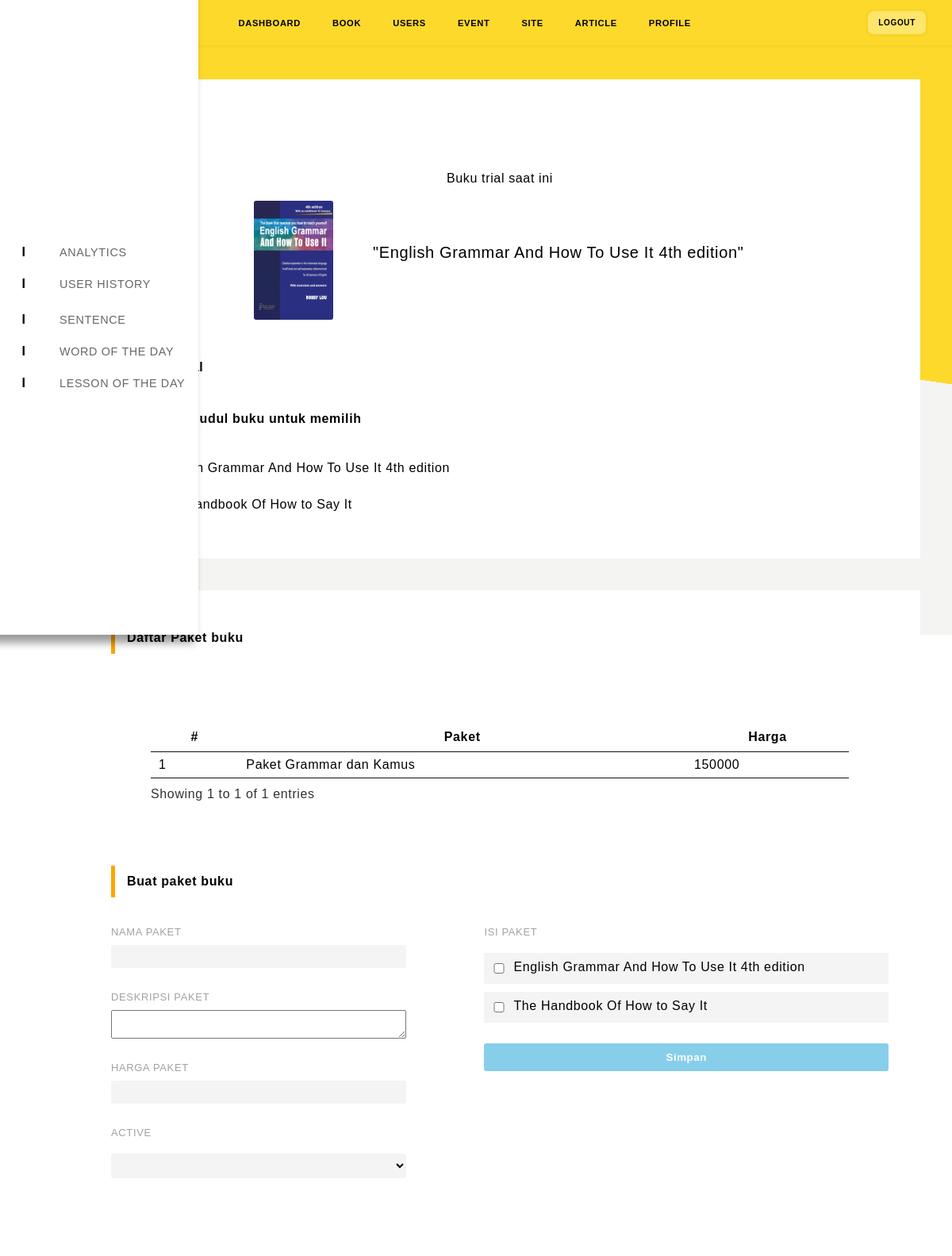
Screenshot of /office/event.php with the database file from the repository.
### tables this page shows
CREATE TABLE `book` (
  `book_id` int(11) NOT NULL,
  `book_num` int(100) NOT NULL,
  `cover_img` varchar(200) NOT NULL,
  `name` varchar(200) NOT NULL,
  `harga` varchar(250) NOT NULL,
  `sinop` text NOT NULL
);

CREATE TABLE `site_package` (
  `pack_id` int(11) NOT NULL,
  `nama` varchar(250) NOT NULL,
  `keterangan` text NOT NULL,
  `harga` int(11) NOT NULL
);

### office/controller/auth.php (called while the page is built, shortened)
<?php
class Auth {
	function executeNotRow($sql){
		require "config/database.php";
		$execute = $db->query($sql);
		return $execute;
	}
}
?>

### office/event.php (the view, shortened to what this page needs)
<?php
require 'controller/auth.php';
$auth = new Auth();
$sql = "SELECT * FROM book_trial";
$data = $auth->executeNotRow($sql);
$trial_data = $data->fetch_assoc();
$book_id = $trial_data['book_id'];
$sql = "SELECT * FROM book WHERE book_id = $book_id";
$data = $auth->executeNotRow($sql);
$book_data = $data->fetch_assoc();
$sql = "SELECT * FROM book";
$buku = $auth->executeNotRow($sql);
$sql = "SELECT * FROM site_package";
$pack_data = $auth->executeNotRow($sql);
?>
<!DOCTYPE html>
<html>
<?php include 'head.php'; ?>
<body>
<div class="container">
	<?php include 'sidebar.php'; ?>
	<div class="main-wrapper">
		<?php include 'header.php'; ?>
		<div class="event-wrapper">
			<div class="trial-book">
				<h4>Trial Book</h4>
				<div class="trial-now">
					<h3>Buku trial saat ini</h3>
					<div class="cover">
						<img src="assets/uploads/<?php echo $book_data["cover_img"]; ?>">
					</div>
					<div class="title">"<?php echo $book_data["name"]; ?>"</div>
				</div>
				<h4>Setting trial</h4>
				<ul style="list-style-type: square">
					<p>Click judul buku untuk memilih</p>
					<br>
					<?php
						$a = 1;
						while ($book = $buku->fetch_assoc()) { ?>
					<li>
						<a href="event.php?set_trial=<?php echo $book["book_id"];?>"><?php echo $a++ . ". " . $book["name"];?></a>
					</li>
					<?php } ?>
				</ul>
			</div>
			<div class="trial-book">
				<h4>
					Daftar Paket buku
				</h4>
				<table class="pack_table">
					<thead>
						<tr>
							<th>#</th>
							<th>Paket</th>
							<th>Harga</th>
						</tr>
					</thead>
					<tbody>
					<?php
					$a = 1;
					while ($pack = $pack_data->fetch_assoc()){
					?>
						<tr>
							<td><?php echo $a++;?></td>
							<td><?php echo $pack["nama"];?></td>
							<td><?php echo $pack["harga"];?></td>
						</tr>
					<?php
					}
					?>
					</tbody>
				</table>
				<br><br>
				<h4>
					Buat paket buku
				</h4>
				<form action="" method="post" id="Create_Pack">
					<div class="item">
					<div class="form-group">
						<label>Nama paket</label>
						<input type="text" name="pack_name" required>
					</div>
					<div class="form-group">
						<label>Deskripsi Paket</label>
						<textarea name="pack_desc">
						</textarea>
					</div>
					<div class="form-group">
						<label>Harga Paket</label>
						<input type="text" name="pack_price" required>
					</div>
					<div class="form-group">
						<label>Active</label>
						<select name="duration">
							<option></option>
							<option></option>
						</select>
					</div>
					</div>
					<div class="item">
					<div class="form-group" style="padding: 0; background-color: #fff">
						<label>Isi Paket</label>
					</div>
					<?php
						$sql = "SELECT * FROM book";
						$buku = $auth->executeNotRow($sql);
						while ($book = $buku->fetch_assoc()) {
					?>
					<div class="form-group">
						<input type="checkbox" name="pack_item[]" value="<?php echo $book["book_id"];?>"><?php echo $book["name"]; ?><br>
					</div>
					<?php
						}
					?>
					<br>
					<input type="submit" name="submit_pack" value="Simpan">
					</div>
				</form>
			</div>
		</div>
	</div>
</div>
</body>
</html>

### office/assets/css/desktop-style.css (style rules this page uses)
* { box-shadow: var(--box-x, 0) var(--box-y, 0) var(--box-blur) var(--box-scale, 0) var(--box-color, transparent); }
body { font-family: 'Helvetica'; background-color: white; }
.container { background-color: #F4F4F2; }
a { text-decoration: none; color: inherit; }
input { border: none; }
.form-group { margin-bottom: 30px; display: flex; flex-direction: column; }
select { margin-top: 10px; padding: 7px 15px; border: none; background-color: #f4f4f4; border-radius: 3px; }
label { text-transform: uppercase; font-size: 13px; color: #a2a2a2; margin-bottom: 10px; }
input[type="text"], input[type="email"], input[type="password"], input[type="file"] { background-color: #f4f4f4; padding: 7px 10px; border-radius: 3px; }
input[type="submit"] { background-color: skyblue; border-radius: 3px; color: white; padding: 10px; font-weight: bold; letter-spacing: .04em; transition: .2s ease-in-out; }
form h1, h3, div, label, input { width: 100%; }
.main-wrapper { width: 100%; height: 100vh; position: relative; padding-left: 60px; background-image: linear-gradient( 8deg, rgba(0,0,0,0) 50%, #FDD92B 50%); }
img { height: 100%; }
.event-wrapper { padding: 40px; }
.event-wrapper .trial-book { background-color: white; padding: 40px; margin-bottom: 40px; }
.event-wrapper .trial-now { display: flex; flex-wrap: wrap; justify-content: center; }
.event-wrapper .trial-book h4 { width: 100%; border-left: 5px solid orange; padding: 12px 15px; font-weight: bold; margin-bottom: 37px; }
.event-wrapper .trial-now { margin-bottom: 40px; }
.event-wrapper .trial-now h3 { width: 100%; margin-bottom: 20px; text-align: center; }
.event-wrapper .trial-now .cover { width: 100px; height: 150px; overflow: hidden; border-radius: 3px; margin-right: 30px; }
.event-wrapper .trial-now .cover img { width: 100%; display: block; }
.event-wrapper .trial-now .title { width: 50%; font-weight: 500; font-size: 20px; padding-top: 55px; padding-left: 20px; }
.event-wrapper .trial-book ul { padding: 0 30px; }
.event-wrapper .trial-book ul p { margin-bottom: 20px; margin-left: 30px; font-weight: bold; }
.event-wrapper .trial-book ul li { width: 62%; margin-bottom: 10px; list-style-position: inside; list-style-type: none; }
.event-wrapper .trial-book ul li a { transition: .2s ease-in-out; font-size: 1rem; font-weight: 500; padding: 10px; display: block; background-color: transparent; }
#Create_Pack { display: flex; }
#Create_Pack .item:nth-child(1) { width: 38%; }
#Create_Pack .item:nth-child(2) { width: 62%; padding-left: 10%; }
#Create_Pack .item:nth-child(2) .form-group { display: flex; flex-direction: row; background-color: #f4f4f4; margin-bottom: 10px; padding: 10px 0; }
#Create_Pack .item:nth-child(2) input[type="checkbox"] { width: 30px; font-size: 13px; line-height: 1.3; }
table.dataTable { width: 100%; margin: 0 auto; clear: both; border-collapse: separate; border-spacing: 0; }
table.dataTable thead th, table.dataTable tfoot th { font-weight: bold; }
table.dataTable thead th, table.dataTable thead td { padding: 10px 18px; border-bottom: 1px solid #111111; }
table.dataTable tbody tr { background-color: white; }
table.dataTable tbody th, table.dataTable tbody td { padding: 8px 10px; }
table.dataTable.no-footer { border-bottom: 1px solid #111111; }
table.dataTable, table.dataTable th, table.dataTable td { box-sizing: content-box; }

### rows the page displays
book: cover_img (picture), name "English Grammar And How To Use It 4th edition"
book: name "The Handbook Of How to Say It"
site_package: nama "Paket Grammar dan Kamus", harga "150000"
